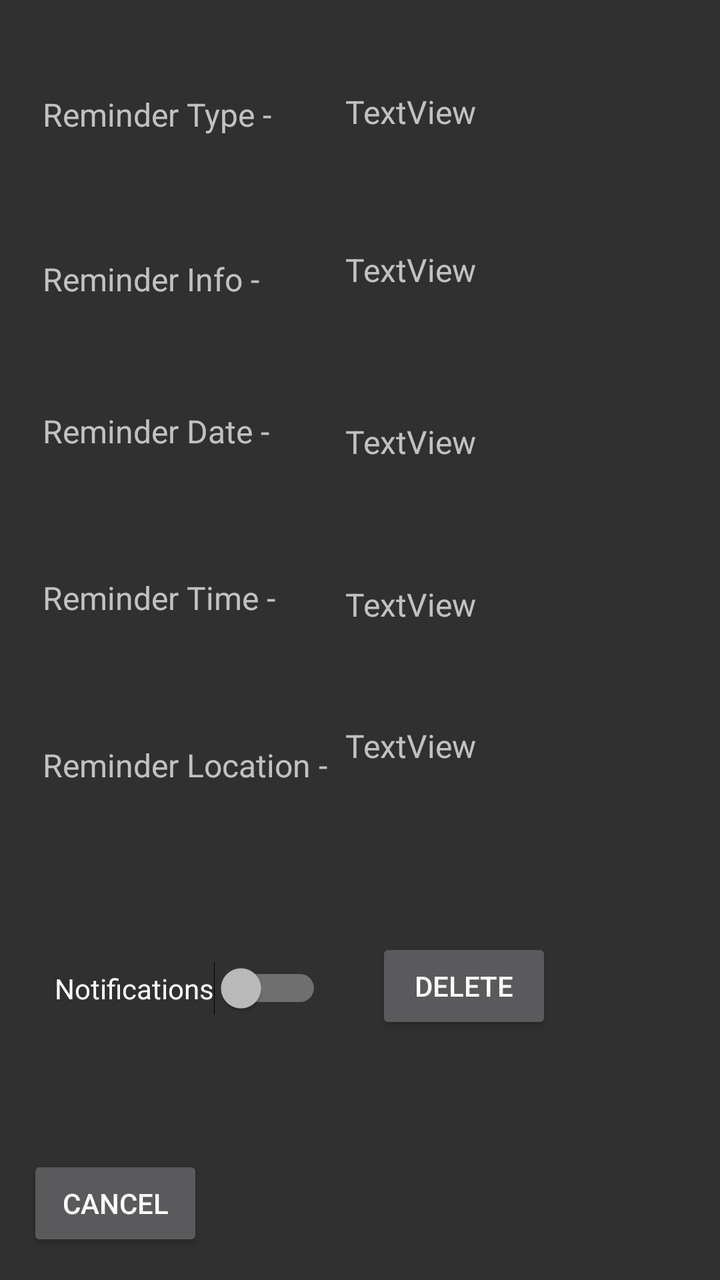
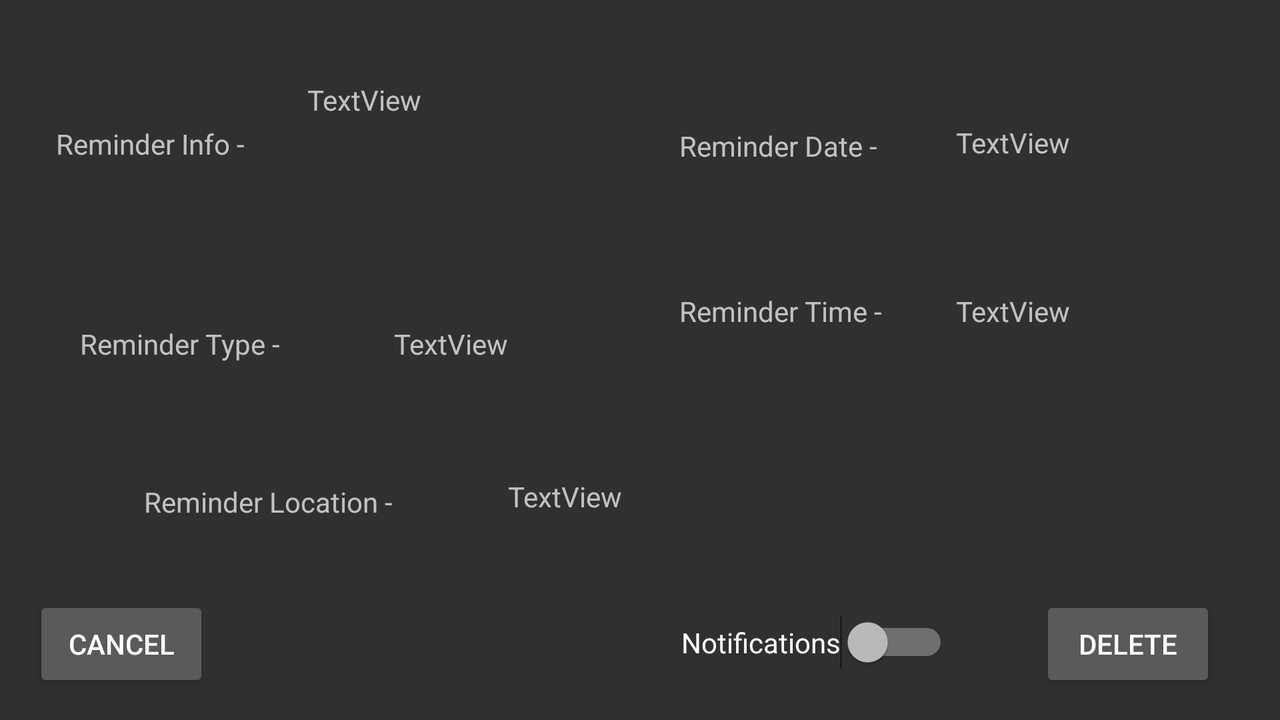

First picture: res/layout/ on a phone held upright. Second picture: the repository's own variant of that layout, on a device whose configuration matches the variant's folder. Source for both follows.
<!-- AndroidManifest.xml: application theme Theme.AppCompat -->
<!-- res/layout/activity_delete_record.xml -->
<?xml version="1.0" encoding="utf-8"?>
<androidx.constraintlayout.widget.ConstraintLayout xmlns:android="http://schemas.android.com/apk/res/android"
    xmlns:app="http://schemas.android.com/apk/res-auto"
    xmlns:tools="http://schemas.android.com/tools"
    android:layout_width="match_parent"
    android:layout_height="match_parent"
    tools:context=".DeleteRecord">

    <TextView
        android:id="@+id/textView6"
        android:layout_width="wrap_content"
        android:layout_height="wrap_content"
        android:text="Reminder Type - "
        android:textSize="16sp"
        app:layout_constraintBottom_toBottomOf="parent"
        app:layout_constraintEnd_toStartOf="@+id/textViewTypeDelete"
        app:layout_constraintHorizontal_bias="0.393"
        app:layout_constraintStart_toStartOf="parent"
        app:layout_constraintTop_toTopOf="parent"
        app:layout_constraintVertical_bias="0.075" />

    <TextView
        android:id="@+id/textView3"
        android:layout_width="wrap_content"
        android:layout_height="wrap_content"
        android:text="Reminder Date - "
        android:textSize="16sp"
        app:layout_constraintBottom_toBottomOf="parent"
        app:layout_constraintEnd_toEndOf="@+id/textView2"
        app:layout_constraintHorizontal_bias="0.0"
        app:layout_constraintStart_toStartOf="@+id/textView2"
        app:layout_constraintTop_toBottomOf="@+id/textView2"
        app:layout_constraintVertical_bias="0.116" />

    <TextView
        android:id="@+id/textViewDateDelete"
        android:layout_width="110dp"
        android:layout_height="20dp"
        android:text="TextView"
        android:textSize="16sp"
        app:layout_constraintBottom_toBottomOf="parent"
        app:layout_constraintEnd_toEndOf="@+id/textViewInfoDelete"
        app:layout_constraintHorizontal_bias="0.0"
        app:layout_constraintStart_toStartOf="@+id/textViewInfoDelete"
        app:layout_constraintTop_toBottomOf="@+id/textViewInfoDelete"
        app:layout_constraintVertical_bias="0.095" />

    <TextView
        android:id="@+id/textViewInfoDelete"
        android:layout_width="145dp"
        android:layout_height="43dp"
        android:layout_marginTop="32dp"
        android:text="TextView"
        android:textSize="16sp"
        app:layout_constraintBottom_toBottomOf="parent"
        app:layout_constraintEnd_toEndOf="@+id/textViewTypeDelete"
        app:layout_constraintHorizontal_bias="0.0"
        app:layout_constraintStart_toStartOf="@+id/textViewTypeDelete"
        app:layout_constraintTop_toBottomOf="@+id/textViewTypeDelete"
        app:layout_constraintVertical_bias="0.051" />

    <TextView
        android:id="@+id/textViewTypeDelete"
        android:layout_width="wrap_content"
        android:layout_height="wrap_content"
        android:text="TextView"
        android:textSize="16sp"
        app:layout_constraintBottom_toBottomOf="parent"
        app:layout_constraintEnd_toEndOf="parent"
        app:layout_constraintHorizontal_bias="0.586"
        app:layout_constraintStart_toStartOf="parent"
        app:layout_constraintTop_toTopOf="parent"
        app:layout_constraintVertical_bias="0.073" />

    <TextView
        android:id="@+id/textViewLocationDelete"
        android:layout_width="172dp"
        android:layout_height="56dp"
        android:text="TextView"
        android:textSize="16sp"
        app:layout_constraintBottom_toBottomOf="parent"
        app:layout_constraintEnd_toEndOf="@+id/textViewTimeDelete"
        app:layout_constraintHorizontal_bias="0.0"
        app:layout_constraintStart_toStartOf="@+id/textViewTimeDelete"
        app:layout_constraintTop_toBottomOf="@+id/textViewTimeDelete"
        app:layout_constraintVertical_bias="0.181" />

    <TextView
        android:id="@+id/textViewTimeDelete"
        android:layout_width="wrap_content"
        android:layout_height="wrap_content"
        android:text="TextView"
        android:textSize="16sp"
        app:layout_constraintBottom_toBottomOf="parent"
        app:layout_constraintEnd_toEndOf="@+id/textViewDateDelete"
        app:layout_constraintHorizontal_bias="0.0"
        app:layout_constraintStart_toStartOf="@+id/textViewDateDelete"
        app:layout_constraintTop_toBottomOf="@+id/textViewDateDelete"
        app:layout_constraintVertical_bias="0.158" />

    <TextView
        android:id="@+id/textView4"
        android:layout_width="wrap_content"
        android:layout_height="wrap_content"
        android:text="Reminder Time - "
        android:textSize="16sp"
        app:layout_constraintBottom_toBottomOf="parent"
        app:layout_constraintEnd_toEndOf="@+id/textView3"
        app:layout_constraintHorizontal_bias="0.0"
        app:layout_constraintStart_toStartOf="@+id/textView3"
        app:layout_constraintTop_toBottomOf="@+id/textView3"
        app:layout_constraintVertical_bias="0.157" />

    <TextView
        android:id="@+id/textView5"
        android:layout_width="149dp"
        android:layout_height="41dp"
        android:text="Reminder Location - "
        android:textSize="16sp"
        app:layout_constraintBottom_toBottomOf="parent"
        app:layout_constraintEnd_toEndOf="@+id/textView4"
        app:layout_constraintHorizontal_bias="0.0"
        app:layout_constraintStart_toStartOf="@+id/textView4"
        app:layout_constraintTop_toBottomOf="@+id/textView4"
        app:layout_constraintVertical_bias="0.214" />

    <Button
        android:id="@+id/buttonDeleteRecord"
        android:layout_width="wrap_content"
        android:layout_height="wrap_content"
        android:layout_marginEnd="84dp"
        android:text="Delete"
        app:layout_constraintBottom_toBottomOf="parent"
        app:layout_constraintEnd_toEndOf="parent"
        app:layout_constraintTop_toTopOf="parent"
        app:layout_constraintVertical_bias="0.792" />

    <Button
        android:id="@+id/buttonGoBack"
        android:layout_width="wrap_content"
        android:layout_height="wrap_content"
        android:text="Cancel"
        app:layout_constraintBottom_toBottomOf="parent"
        app:layout_constraintEnd_toEndOf="parent"
        app:layout_constraintHorizontal_bias="0.05"
        app:layout_constraintStart_toStartOf="parent"
        app:layout_constraintTop_toTopOf="parent"
        app:layout_constraintVertical_bias="0.976" />

    <Switch
        android:id="@+id/switchNotification"
        android:layout_width="wrap_content"
        android:layout_height="wrap_content"
        android:text="Notifications"
        app:layout_constraintBottom_toBottomOf="parent"
        app:layout_constraintEnd_toStartOf="@+id/buttonDeleteRecord"
        app:layout_constraintStart_toStartOf="parent"
        app:layout_constraintTop_toTopOf="parent"
        app:layout_constraintVertical_bias="0.784" />

    <TextView
        android:id="@+id/textView2"
        android:layout_width="wrap_content"
        android:layout_height="wrap_content"
        android:text="Reminder Info - "
        android:textSize="16sp"
        app:layout_constraintBottom_toBottomOf="parent"
        app:layout_constraintEnd_toEndOf="@+id/textView6"
        app:layout_constraintHorizontal_bias="0.0"
        app:layout_constraintStart_toStartOf="@+id/textView6"
        app:layout_constraintTop_toBottomOf="@+id/textView6"
        app:layout_constraintVertical_bias="0.11" />

</androidx.constraintlayout.widget.ConstraintLayout>
<!-- resources referenced by this layout -->
<resources>

</resources>
<!-- res/layout-land/activity_delete_record.xml (the author's variant of the layout above) -->
<!-- drawn on the phone turned sideways -->
<?xml version="1.0" encoding="utf-8"?>
<androidx.constraintlayout.widget.ConstraintLayout xmlns:android="http://schemas.android.com/apk/res/android"
    xmlns:app="http://schemas.android.com/apk/res-auto"
    xmlns:tools="http://schemas.android.com/tools"
    android:layout_width="match_parent"
    android:layout_height="match_parent"
    tools:context=".DeleteRecord">

    <TextView
        android:id="@+id/textView4"
        android:layout_width="wrap_content"
        android:layout_height="wrap_content"
        android:layout_marginEnd="92dp"
        android:text="Reminder Time - "
        android:textSize="14sp"
        app:layout_constraintBottom_toBottomOf="parent"
        app:layout_constraintEnd_toStartOf="@+id/textViewTimeDelete"
        app:layout_constraintHorizontal_bias="0.0"
        app:layout_constraintStart_toStartOf="@+id/textView3"
        app:layout_constraintTop_toBottomOf="@+id/textView3"
        app:layout_constraintVertical_bias="0.246" />

    <TextView
        android:id="@+id/textViewTimeDelete"
        android:layout_width="110dp"
        android:layout_height="25dp"
        android:layout_marginEnd="52dp"
        android:text="TextView"
        android:textSize="14sp"
        app:layout_constraintBottom_toBottomOf="parent"
        app:layout_constraintEnd_toEndOf="parent"
        app:layout_constraintTop_toBottomOf="@+id/textViewDateDelete"
        app:layout_constraintVertical_bias="0.254" />

    <TextView
        android:id="@+id/textViewInfoDelete"
        android:layout_width="140dp"
        android:layout_height="94dp"
        android:layout_marginStart="28dp"
        android:text="TextView"
        android:textSize="14sp"
        app:layout_constraintBottom_toBottomOf="parent"
        app:layout_constraintStart_toEndOf="@+id/textView2"
        app:layout_constraintTop_toTopOf="parent"
        app:layout_constraintVertical_bias="0.152" />

    <TextView
        android:id="@+id/textView2"
        android:layout_width="wrap_content"
        android:layout_height="wrap_content"
        android:layout_marginStart="28dp"
        android:text="Reminder Info - "
        android:textSize="14sp"
        app:layout_constraintBottom_toBottomOf="parent"
        app:layout_constraintStart_toStartOf="parent"
        app:layout_constraintTop_toTopOf="parent"
        app:layout_constraintVertical_bias="0.183" />

    <TextView
        android:id="@+id/textViewDateDelete"
        android:layout_width="110dp"
        android:layout_height="20dp"
        android:layout_marginEnd="52dp"
        android:text="TextView"
        android:textSize="14sp"
        app:layout_constraintBottom_toBottomOf="parent"
        app:layout_constraintEnd_toEndOf="parent"
        app:layout_constraintTop_toTopOf="parent"
        app:layout_constraintVertical_bias="0.181" />

    <TextView
        android:id="@+id/textView3"
        android:layout_width="wrap_content"
        android:layout_height="wrap_content"
        android:layout_marginEnd="28dp"
        android:text="Reminder Date - "
        android:textSize="14sp"
        app:layout_constraintBottom_toBottomOf="parent"
        app:layout_constraintEnd_toStartOf="@+id/textViewDateDelete"
        app:layout_constraintHorizontal_bias="0.852"
        app:layout_constraintStart_toEndOf="@+id/textViewInfoDelete"
        app:layout_constraintTop_toTopOf="parent"
        app:layout_constraintVertical_bias="0.186" />

    <TextView
        android:id="@+id/textViewLocationDelete"
        android:layout_width="322dp"
        android:layout_height="23dp"
        android:layout_marginEnd="64dp"
        android:text="TextView"
        android:textSize="14sp"
        app:layout_constraintBottom_toBottomOf="parent"
        app:layout_constraintEnd_toEndOf="parent"
        app:layout_constraintTop_toTopOf="parent"
        app:layout_constraintVertical_bias="0.708" />

    <TextView
        android:id="@+id/textView5"
        android:layout_width="126dp"
        android:layout_height="20dp"
        android:layout_marginEnd="56dp"
        android:text="Reminder Location - "
        android:textSize="14sp"
        app:layout_constraintBottom_toBottomOf="parent"
        app:layout_constraintEnd_toStartOf="@+id/textViewLocationDelete"
        app:layout_constraintTop_toTopOf="parent"
        app:layout_constraintVertical_bias="0.71" />

    <Button
        android:id="@+id/buttonDeleteRecord"
        android:layout_width="wrap_content"
        android:layout_height="wrap_content"
        android:layout_marginEnd="32dp"
        android:text="Delete"
        app:layout_constraintBottom_toBottomOf="parent"
        app:layout_constraintEnd_toEndOf="parent"
        app:layout_constraintTop_toTopOf="parent"
        app:layout_constraintVertical_bias="0.955" />

    <Button
        android:id="@+id/buttonGoBack"
        android:layout_width="wrap_content"
        android:layout_height="wrap_content"
        android:text="Cancel"
        app:layout_constraintBottom_toBottomOf="parent"
        app:layout_constraintEnd_toEndOf="parent"
        app:layout_constraintHorizontal_bias="0.03"
        app:layout_constraintStart_toStartOf="parent"
        app:layout_constraintTop_toTopOf="parent"
        app:layout_constraintVertical_bias="0.955" />

    <Switch
        android:id="@+id/switchNotification"
        android:layout_width="wrap_content"
        android:layout_height="wrap_content"
        android:text="Notifications"
        app:layout_constraintBottom_toBottomOf="parent"
        app:layout_constraintEnd_toStartOf="@+id/buttonDeleteRecord"
        app:layout_constraintHorizontal_bias="0.882"
        app:layout_constraintStart_toStartOf="parent"
        app:layout_constraintTop_toTopOf="parent"
        app:layout_constraintVertical_bias="0.924" />

    <TextView
        android:id="@+id/textView6"
        android:layout_width="wrap_content"
        android:layout_height="wrap_content"
        android:layout_marginStart="40dp"
        android:text="Reminder Type - "
        android:textSize="14sp"
        app:layout_constraintBottom_toBottomOf="parent"
        app:layout_constraintStart_toStartOf="parent"
        app:layout_constraintTop_toBottomOf="@+id/textView2"
        app:layout_constraintVertical_bias="0.312" />

    <TextView
        android:id="@+id/textViewTypeDelete"
        android:layout_width="wrap_content"
        android:layout_height="wrap_content"
        android:text="TextView"
        android:textSize="14sp"
        app:layout_constraintBottom_toBottomOf="parent"
        app:layout_constraintEnd_toEndOf="@+id/textViewInfoDelete"
        app:layout_constraintHorizontal_bias="0.576"
        app:layout_constraintStart_toEndOf="@+id/textView6"
        app:layout_constraintTop_toBottomOf="@+id/textView2"
        app:layout_constraintVertical_bias="0.312" />
</androidx.constraintlayout.widget.ConstraintLayout>
